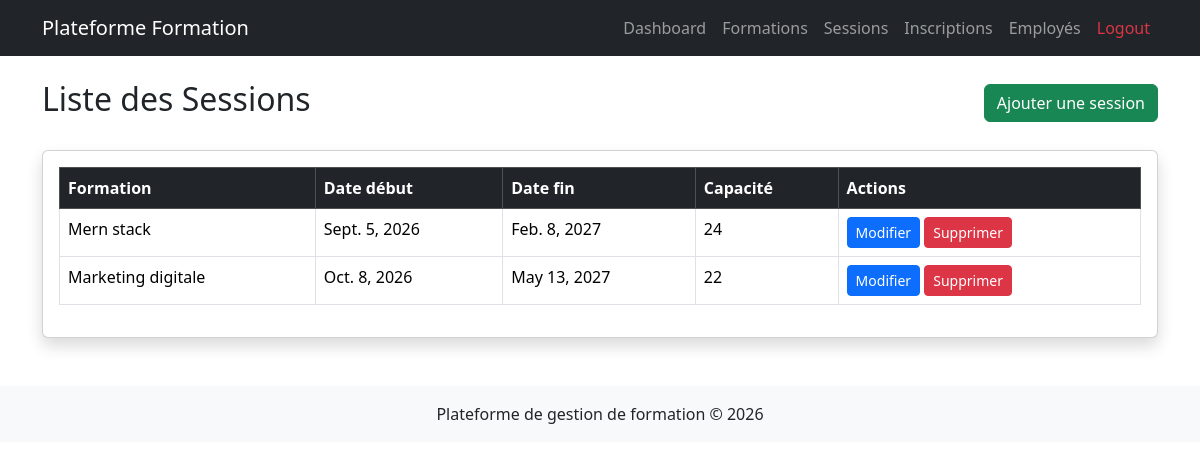
The app's page /sessions/ with its own data.
### formations/models.py (models this page shows, shortened)
class Session(models.Model):
    formation = models.ForeignKey(
        Formation,
        on_delete=models.CASCADE,
        related_name='sessions'
    )
    date_debut = models.DateField()
    date_fin = models.DateField()
    capacite = models.PositiveIntegerField()
    salle = models.CharField(max_length=100, blank=True, null=True)

class Formation(models.Model):
    titre = models.CharField(max_length=200)
    description = models.TextField()
    duree = models.PositiveIntegerField(help_text="Durée en heures")
    date_creation = models.DateTimeField(auto_now_add=True)
    active = models.BooleanField(default=True)

### formations/views.py (the view)
# urls.py: path('sessions/', SessionListView.as_view(), name='session_list'),
class SessionListView(ListView):
    model = Session
    template_name = "sessions/session_list.html"

### templates/sessions/session_list.html
{% extends "base.html" %}
{% block content %}
<div class="d-flex justify-content-between align-items-center mb-4">
<h2>Liste des Sessions</h2>
<a href="{% url 'session_add' %}" class="btn btn-success">
Ajouter une session
</a>
</div>
<div class="card shadow">
<div class="card-body">
<table class="table table-bordered table-hover">
<thead class="table-dark">
<tr>
<th>Formation</th>
<th>Date début</th>
<th>Date fin</th>
<th>Capacité</th>
<th>Actions</th>
</tr>
</thead>
<tbody>
{% for session in object_list %}
<tr>
<td>{{ session.formation.titre }}</td>
<td>{{ session.date_debut }}</td>
<td>{{ session.date_fin }}</td>
<td>{{ session.capacite }}</td>
<td>
<a href="{% url 'session_edit' session.id %}" class="btn btn-primary btn-sm">
Modifier
</a>
<a href="{% url 'session_delete' session.id %}" class="btn btn-danger btn-sm">
Supprimer
</a>
</td>
</tr>
{% empty %}
<tr>
<td colspan="5" class="text-center">
Aucune session disponible
</td>
</tr>
{% endfor %}
</tbody>
</table>
</div>
</div>
{% endblock %}

### records on screen
Session: formation.titre "Mern stack", date_debut "Sept. 5, 2026", date_fin "Feb. 8, 2027", capacite "24"
Session: formation.titre "Marketing digitale", date_debut "Oct. 8, 2026", date_fin "May 13, 2027", capacite "22"
